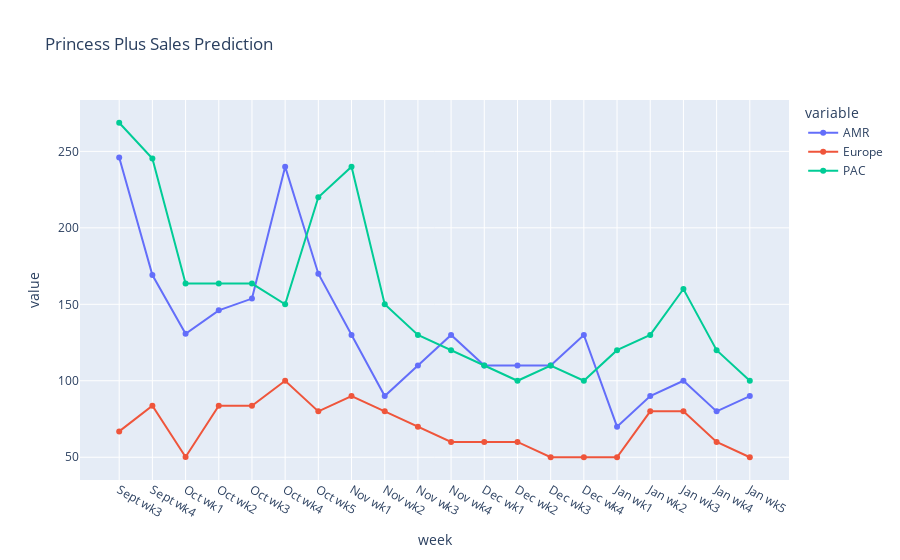

Here is the notebook cell this chart was saved with:
### Code cell
px.line(princess_long, x='week', y=areas, markers='lines+markers', title='Princess Plus Sales Prediction')

### Figure 1 — Plotly figure (JSON) as saved in the notebook; plotly's stock layout.template omitted (floating-point values rounded to 4 significant figures)
{"data": [{"hovertemplate": "variable=AMR<br>week=%{x}<br>value=%{y}<extra></extra>", "legendgroup": "AMR", "line": {"color": "#636efa", "dash": "solid"}, "marker": {"symbol": "circle"}, "mode": "lines+markers", "name": "AMR", "orientation": "v", "showlegend": true, "type": "scatter", "x": ["Sept wk3", "Sept wk4", "Oct wk1", "Oct wk2", "Oct wk3", "Oct wk4", "Oct wk5", "Nov wk1", "Nov wk2", "Nov wk3", "Nov wk4", "Dec wk1", "Dec wk2", "Dec wk3", "Dec wk4", "Jan wk1", "Jan wk2", "Jan wk3", "Jan wk4", "Jan wk5"], "xaxis": "x", "y": [246.0, 169.1, 130.7, 146.0, 153.7, 240, 170, 130, 90, 110, 130, 110, 110, 110, 130, 70, 90, 100, 80, 90], "yaxis": "y"}, {"hovertemplate": "variable=Europe<br>week=%{x}<br>value=%{y}<extra></extra>", "legendgroup": "Europe", "line": {"color": "#EF553B", "dash": "solid"}, "marker": {"symbol": "circle"}, "mode": "lines+markers", "name": "Europe", "orientation": "v", "showlegend": true, "type": "scatter", "x": ["Sept wk3", "Sept wk4", "Oct wk1", "Oct wk2", "Oct wk3", "Oct wk4", "Oct wk5", "Nov wk1", "Nov wk2", "Nov wk3", "Nov wk4", "Dec wk1", "Dec wk2", "Dec wk3", "Dec wk4", "Jan wk1", "Jan wk2", "Jan wk3", "Jan wk4", "Jan wk5"], "xaxis": "x", "y": [66.91, 83.64, 50.19, 83.64, 83.64, 100, 80, 90, 80, 70, 60, 60, 60, 50, 50, 50, 80, 80, 60, 50], "yaxis": "y"}, {"hovertemplate": "variable=PAC<br>week=%{x}<br>value=%{y}<extra></extra>", "legendgroup": "PAC", "line": {"color": "#00cc96", "dash": "solid"}, "marker": {"symbol": "circle"}, "mode": "lines+markers", "name": "PAC", "orientation": "v", "showlegend": true, "type": "scatter", "x": ["Sept wk3", "Sept wk4", "Oct wk1", "Oct wk2", "Oct wk3", "Oct wk4", "Oct wk5", "Nov wk1", "Nov wk2", "Nov wk3", "Nov wk4", "Dec wk1", "Dec wk2", "Dec wk3", "Dec wk4", "Jan wk1", "Jan wk2", "Jan wk3", "Jan wk4", "Jan wk5"], "xaxis": "x", "y": [268.7, 245.3, 163.6, 163.6, 163.6, 150, 220, 240, 150, 130, 120, 110, 100, 110, 100, 120, 130, 160, 120, 100], "yaxis": "y"}], "layout": {"legend": {"title": {"text": "variable"}, "tracegroupgap": 0}, "title": {"text": "Princess Plus Sales Prediction"}, "xaxis": {"anchor": "y", "domain": [0, 1], "title": {"text": "week"}}, "yaxis": {"anchor": "x", "domain": [0, 1], "title": {"text": "value"}}}}
